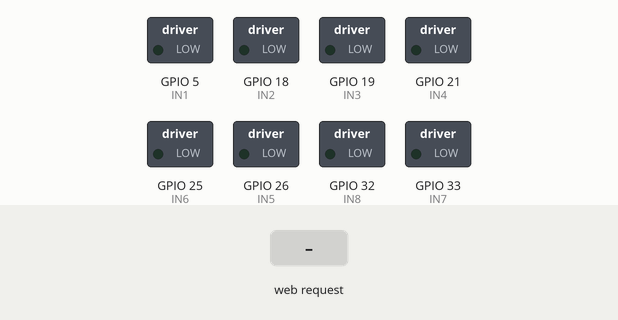
The sketch below on a simulated ESP32. Shown: switched loads named in the sketch (green lamp = pin HIGH). The inputs (shaded band) are chosen by the test bench.

Above: at 1.2 s.
1.3 s: HTTP request GET /forward received
At 2.1 s:
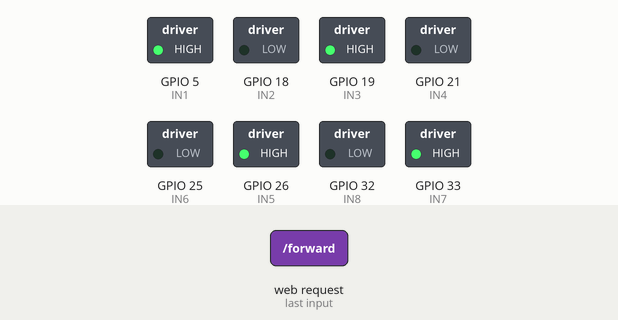
2.8 s: HTTP request GET /backward received
At 3.3 s:
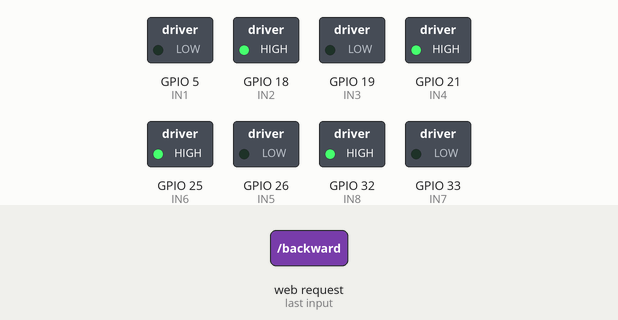
4.3 s: HTTP request GET /left received
At 5.5 s:
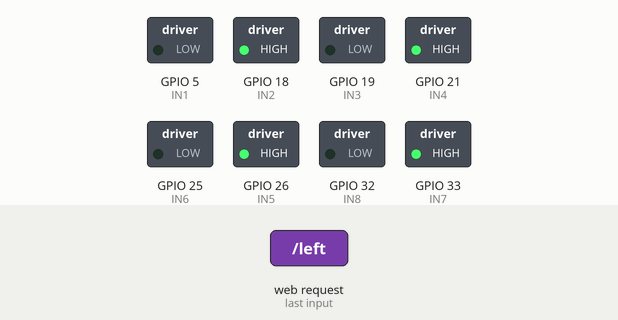
5.8 s: HTTP request GET /right received
At 6.8 s:
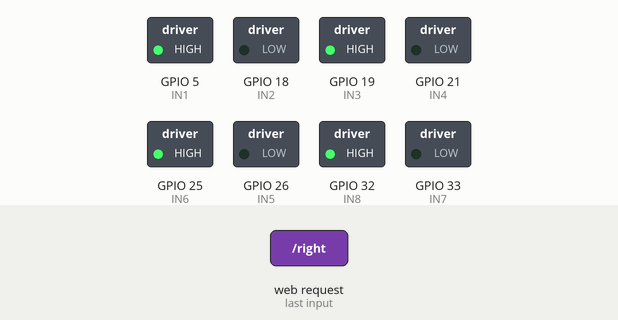
7.3 s: HTTP request GET /stop received
At 7.9 s:
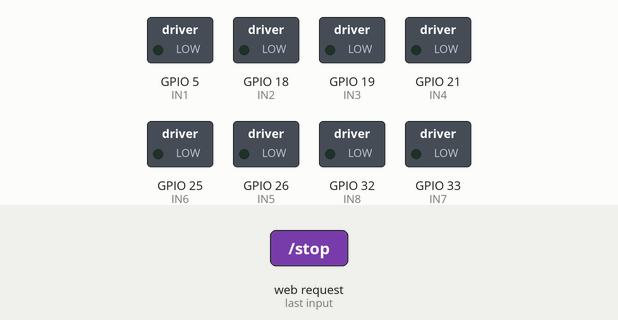
Timing chart, 0 to 9.8 s (numbered marks = the images above; inputs shaded):
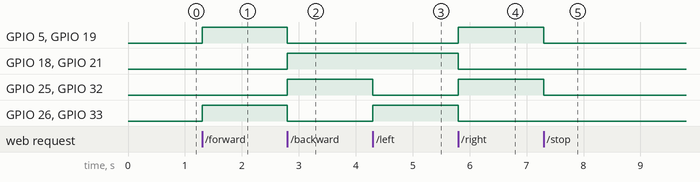

The sketch:

4wd_robot_control.ino
```cpp
#include <WiFi.h>
#include <WebServer.h>

WebServer server(80);

// AP credentials
const char* ssid = "ESP32_Robot";
const char* password = "12345678";

// Motor pins
#define IN1 5
#define IN2 18
#define IN3 19
#define IN4 21
#define IN5 26
#define IN6 25
#define IN7 33
#define IN8 32

// ================= MOTOR FUNCTIONS =================

void stopMotors() {
  digitalWrite(IN1, LOW); digitalWrite(IN2, LOW);
  digitalWrite(IN3, LOW); digitalWrite(IN4, LOW);
  digitalWrite(IN5, LOW); digitalWrite(IN6, LOW);
  digitalWrite(IN7, LOW); digitalWrite(IN8, LOW);
}

void forward() {
  digitalWrite(IN1, HIGH); digitalWrite(IN2, LOW);
  digitalWrite(IN3, HIGH); digitalWrite(IN4, LOW);
  digitalWrite(IN5, HIGH); digitalWrite(IN6, LOW);
  digitalWrite(IN7, HIGH); digitalWrite(IN8, LOW);
}

void backward() {
  digitalWrite(IN1, LOW); digitalWrite(IN2, HIGH);
  digitalWrite(IN3, LOW); digitalWrite(IN4, HIGH);
  digitalWrite(IN5, LOW); digitalWrite(IN6, HIGH);
  digitalWrite(IN7, LOW); digitalWrite(IN8, HIGH);
}

void left() {
  digitalWrite(IN1, LOW); digitalWrite(IN2, HIGH);
  digitalWrite(IN3, LOW); digitalWrite(IN4, HIGH);
  digitalWrite(IN5, HIGH); digitalWrite(IN6, LOW);
  digitalWrite(IN7, HIGH); digitalWrite(IN8, LOW);
}

void right() {
  digitalWrite(IN1, HIGH); digitalWrite(IN2, LOW);
  digitalWrite(IN3, HIGH); digitalWrite(IN4, LOW);
  digitalWrite(IN5, LOW); digitalWrite(IN6, HIGH);
  digitalWrite(IN7, LOW); digitalWrite(IN8, HIGH);
}

// ================= WEB UI =================


void handleRoot() {
  String html = R"rawliteral(
  <!DOCTYPE html>
  <html>
  <head>
    <meta name="viewport" content="width=device-width, initial-scale=1">
    <style>
      body { text-align: center; font-family: Arial; }
      button {
        width: 120px; height: 60px;
        font-size: 16px; margin: 8px;
      }
    </style>
  </head>
  <body>
    <h2>Robot Control</h2>

    <div>
      <button ontouchstart="send('forward')" ontouchend="send('stop')">FORWARD</button>
    </div>

    <div>
      <button ontouchstart="send('left')" ontouchend="send('stop')">LEFT</button>
      <button onclick="send('stop')">STOP</button>
      <button ontouchstart="send('right')" ontouchend="send('stop')">RIGHT</button>
    </div>

    <div>
      <button ontouchstart="send('backward')" ontouchend="send('stop')">BACKWARD</button>
    </div>

    <script>
      function send(cmd) {
        fetch("/" + cmd);
      }
    </script>
  </body>
  </html>
  )rawliteral";

  server.send(200, "text/html", html);
}


// ================= SETUP =================

void setup() {
  pinMode(IN1, OUTPUT); pinMode(IN2, OUTPUT);
  pinMode(IN3, OUTPUT); pinMode(IN4, OUTPUT);
  pinMode(IN5, OUTPUT); pinMode(IN6, OUTPUT);
  pinMode(IN7, OUTPUT); pinMode(IN8, OUTPUT);

  stopMotors();

  // Start Access Point
  WiFi.softAP(ssid, password);

  // Routes
  server.on("/", handleRoot);
  server.on("/forward", [](){ forward(); server.send(200, "text/plain", "OK"); });
  server.on("/backward", [](){ backward(); server.send(200, "text/plain", "OK"); });
  server.on("/left", [](){ left(); server.send(200, "text/plain", "OK"); });
  server.on("/right", [](){ right(); server.send(200, "text/plain", "OK"); });
  server.on("/stop", [](){ stopMotors(); server.send(200, "text/plain", "OK"); });

  server.begin();
}

void loop() {
  server.handleClient();
}
```

Measured:
- after the input at 1.3 s, GPIO 5 (IN1), GPIO 19 (IN3), GPIO 26 (IN5), GPIO 33 (IN7): LOW → HIGH at once
- after the input at 2.8 s, GPIO 5 (IN1), GPIO 19 (IN3), GPIO 26 (IN5), GPIO 33 (IN7): HIGH → LOW at once; GPIO 18 (IN2), GPIO 21 (IN4), GPIO 25 (IN6), GPIO 32 (IN8): LOW → HIGH at once
- after the input at 4.3 s, GPIO 25 (IN6), GPIO 32 (IN8): HIGH → LOW at once; GPIO 26 (IN5), GPIO 33 (IN7): LOW → HIGH at once
- after the input at 5.8 s, GPIO 5 (IN1), GPIO 19 (IN3), GPIO 25 (IN6), GPIO 32 (IN8): LOW → HIGH at once; GPIO 18 (IN2), GPIO 21 (IN4), GPIO 26 (IN5), GPIO 33 (IN7): HIGH → LOW at once
- after the input at 7.3 s, GPIO 5 (IN1), GPIO 19 (IN3), GPIO 25 (IN6), GPIO 32 (IN8): HIGH → LOW at once
